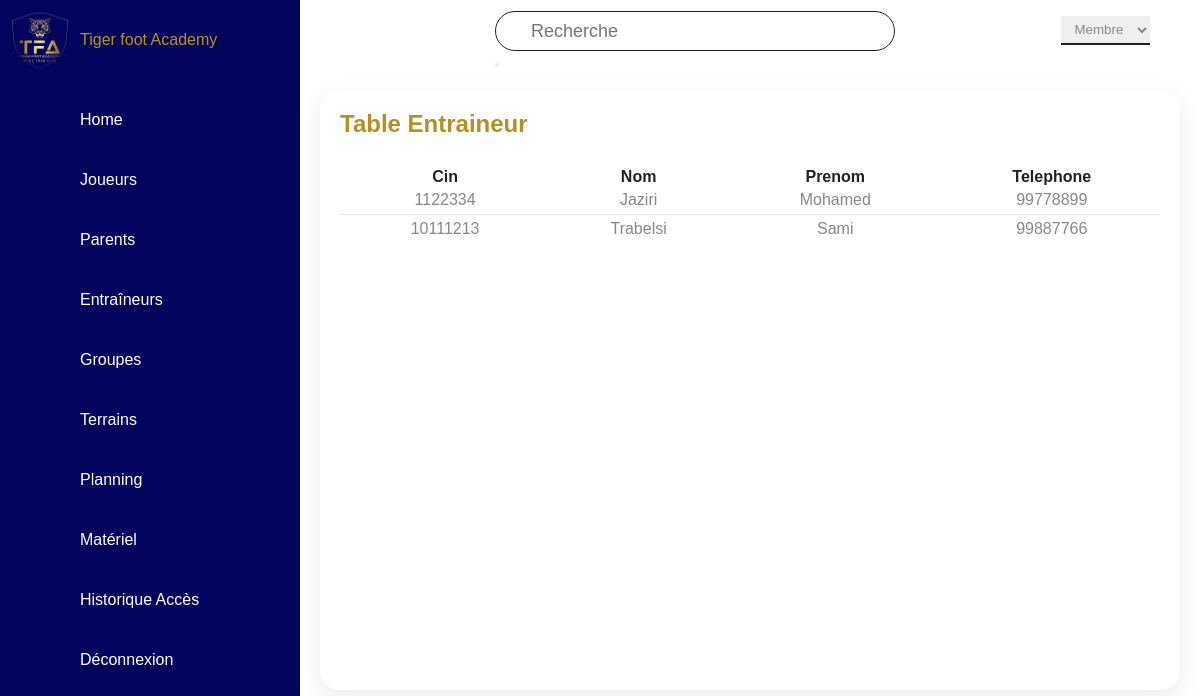
/Entraineur2.php (signed in), run on an earlier commit of the app's database.
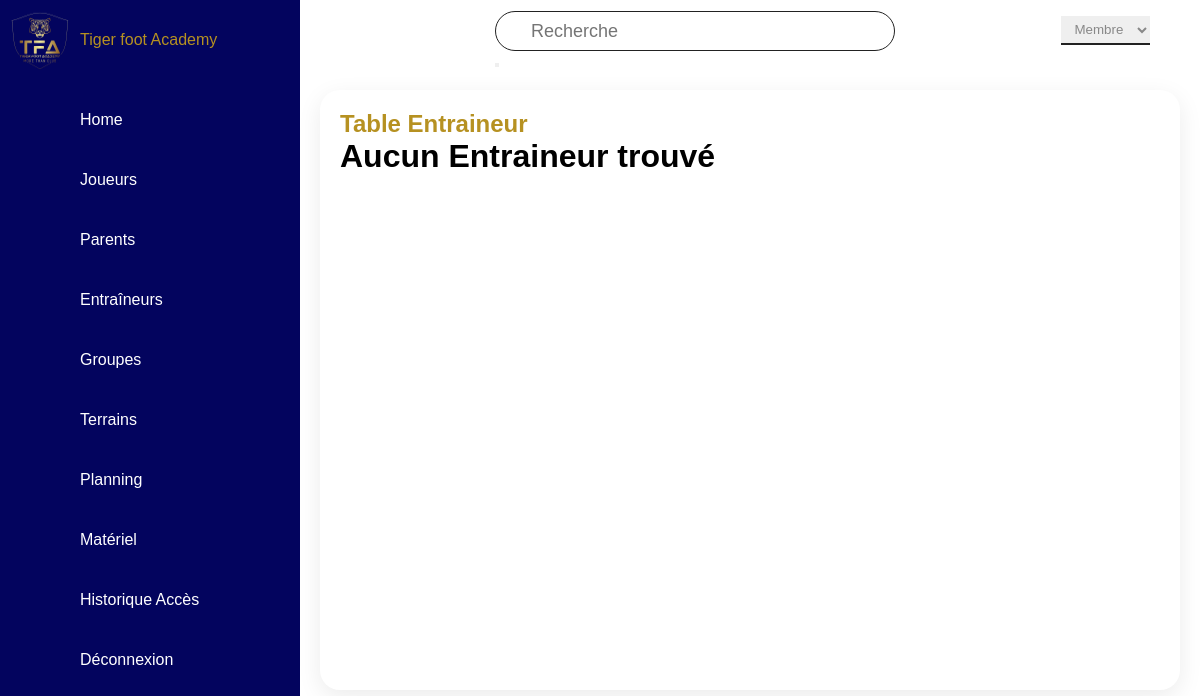
And on a later commit of the database.
### tables this page shows
CREATE TABLE Entraineur (
    cin INT(8) PRIMARY KEY ,
    nom VARCHAR(255) NOT NULL,
    prenom VARCHAR(255) NOT NULL,
    num_tel INT(8) Not NULL,
    date_cin DATE NOT NULL
);

### Entraineur2.php (the view, shortened to what this page needs)
<?php
require_once "connection.php";
include "navigation2.php";
$sql1 = "SELECT * FROM Entraineur;";
$result1 =mysqli_query($con,$sql1);
$nb=mysqli_num_rows($result1);
?>
<!DOCTYPE html>
<html lang="en">
<head>
    <link rel="stylesheet" href="styleDashbord.css">
</head>
<body>
<div class="main">
        <div class="topbar">
            <div class="toggle"><ion-icon name="menu-outline"></ion-icon></div>
            <div class="search"><form action="rechercheEntraineur.php" method="GET">
                <input type="text" name="search" placeholder="Recherche">
                <button type="submit"><ion-icon name="search-outline"></ion-icon></button>
            </form>
        </div>
            <div class="user">
            <div class="userType">
            <select id="userTypeSelect">
                        <option value="admin">Membre</option>
                </select>
            </div>
            </div>
        </div>
        <div class="detaille">
            <div class="affichageTable">
                <div class="cardHeader">
                    <h2>Table Entraineur</h2>
                </div>
                <?php if ($nb > 0) {   ?>
                <table>
                    <thead>
                        <tr>
                            <th>Cin</th>
                            <th>Nom</th>
                            <th>Prenom</th>
                            <th>Telephone</th>
                        </tr>
                    </thead>
                    <TBody>
                        <?php while($row = mysqli_fetch_assoc($result1)) { ?>
                        <tr>
                            <td align="center"><?php echo $row["cin"]; ?></td>
                            <td align="center"><?php echo $row["nom"]; ?></td>
                            <td align="center"><?php echo $row["prenom"]; ?></td>
                            <td align="center"><?php echo $row["num_tel"]; ?></td>
                        </tr>
                        <?php } ?>
                    </TBody>
                </table>
            </div>
            <?php }
                else {?>
            <div class="jumbotron">
                <h1>Aucun Entraineur trouvé</h1>
            </div>
            <?php } ?>
        </div>
    </div>
</body>
</html>

What changed in the data, as far as the page shows it:
removed entraineur: cin "1122334", nom "Jaziri", prenom "Mohamed", num_tel "99778899"
removed entraineur: cin "10111213", nom "Trabelsi", prenom "Sami", num_tel "99887766"
Also different on the page:
text no longer shown: "Cin Nom Prenom Telephone"
text now shown: "Aucun Entraineur trouvé"
